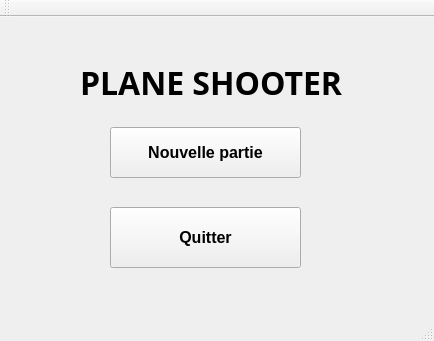
<?xml version="1.0" encoding="UTF-8"?>
<ui version="4.0">
 <class>MainWindow</class>
 <widget class="QMainWindow" name="MainWindow">
  <property name="geometry">
   <rect>
    <x>0</x>
    <y>0</y>
    <width>434</width>
    <height>341</height>
   </rect>
  </property>
  <property name="windowTitle">
   <string>MainWindow</string>
  </property>
  <widget class="QWidget" name="centralWidget">
   <widget class="QPushButton" name="pushButton">
    <property name="geometry">
     <rect>
      <x>110</x>
      <y>110</y>
      <width>191</width>
      <height>51</height>
     </rect>
    </property>
    <property name="font">
     <font>
      <pointsize>12</pointsize>
      <weight>75</weight>
      <bold>true</bold>
     </font>
    </property>
    <property name="text">
     <string>Nouvelle partie</string>
    </property>
   </widget>
   <widget class="QPushButton" name="pushButton_2">
    <property name="geometry">
     <rect>
      <x>110</x>
      <y>190</y>
      <width>191</width>
      <height>61</height>
     </rect>
    </property>
    <property name="font">
     <font>
      <pointsize>12</pointsize>
      <weight>75</weight>
      <bold>true</bold>
     </font>
    </property>
    <property name="text">
     <string>Quitter</string>
    </property>
   </widget>
   <widget class="QLabel" name="label">
    <property name="geometry">
     <rect>
      <x>80</x>
      <y>30</y>
      <width>271</width>
      <height>71</height>
     </rect>
    </property>
    <property name="font">
     <font>
      <family>Showcard Gothic</family>
      <pointsize>24</pointsize>
      <weight>75</weight>
      <bold>true</bold>
     </font>
    </property>
    <property name="text">
     <string>PLANE SHOOTER</string>
    </property>
   </widget>
  </widget>
  <widget class="QMenuBar" name="menuBar">
   <property name="geometry">
    <rect>
     <x>0</x>
     <y>0</y>
     <width>434</width>
     <height>21</height>
    </rect>
   </property>
  </widget>
  <widget class="QToolBar" name="mainToolBar">
   <attribute name="toolBarArea">
    <enum>TopToolBarArea</enum>
   </attribute>
   <attribute name="toolBarBreak">
    <bool>false</bool>
   </attribute>
  </widget>
  <widget class="QStatusBar" name="statusBar"/>
 </widget>
 <layoutdefault spacing="6" margin="11"/>
 <resources/>
 <connections/>
</ui>
